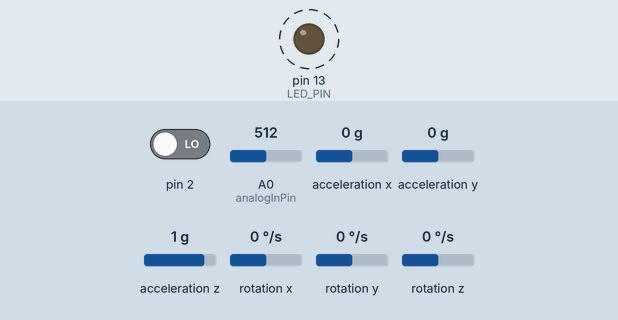
Simulated run of this sketch. Board: Arduino Uno, built with avr-gcc and run on an emulated ATmega328P. On the bench: output pins drawn as LEDs (lit = HIGH). Dashed ring = blinking. Inputs (shaded band) come from the test bench; at power-on: pin 2 LOW, A0 (analogInPin) = 512, acceleration x 0 g, acceleration y 0 g, acceleration z 1 g, rotation x 0 °/s, rotation y 0 °/s, rotation z 0 °/s. The sensor or clock chip raises its interrupt line as the real part does; what the sketch prints to the serial monitor is not drawn.

Above: at 0.57 s.
Timing chart, 0 to 3.5 s (numbered marks = the images above):
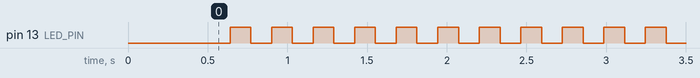

The sketch:

cursor_arduino.ino
```cpp
// I2Cdev and MPU6050 must be installed as libraries, or else the .cpp/.h files
// for both classes must be in the include path of your project
#include "I2Cdev.h"

#include "MPU6050_6Axis_MotionApps20.h"
//#include "MPU6050.h" // not necessary if using MotionApps include file

// Arduino Wire library is required if I2Cdev I2CDEV_ARDUINO_WIRE implementation
// is used in I2Cdev.h
#if I2CDEV_IMPLEMENTATION == I2CDEV_ARDUINO_WIRE
    #include "Wire.h"
#endif

// class default I2C address is 0x68
// specific I2C addresses may be passed as a parameter here
// AD0 low = 0x68 (default for SparkFun breakout and InvenSense evaluation board)
// AD0 high = 0x69
MPU6050 mpu;
//MPU6050 mpu(0x69); // <-- use for AD0 high


// uncomment "OUTPUT_READABLE_YAWPITCHROLL" if you want to see the yaw/
// pitch/roll angles (in degrees) calculated from the quaternions coming
// from the FIFO. Note this also requires gravity vector calculations.
// Also note that yaw/pitch/roll angles suffer from gimbal lock (for
// more info, see: http://en.wikipedia.org/wiki/Gimbal_lock)
#define OUTPUT_READABLE_YAWPITCHROLL


#define LED_PIN 13 // (Arduino is 13, Teensy is 11, Teensy++ is 6)
bool blinkState = false;

// MPU control/status vars
bool dmpReady = false;  // set true if DMP init was successful
uint8_t mpuIntStatus;   // holds actual interrupt status byte from MPU
uint8_t devStatus;      // return status after each device operation (0 = success, !0 = error)
uint16_t packetSize;    // expected DMP packet size (default is 42 bytes)
uint16_t fifoCount;     // count of all bytes currently in FIFO
uint8_t fifoBuffer[64]; // FIFO storage buffer

// orientation/motion vars
Quaternion q;           // [w, x, y, z]         quaternion container
VectorInt16 aa;         // [x, y, z]            accel sensor measurements
VectorInt16 aaReal;     // [x, y, z]            gravity-free accel sensor measurements
VectorInt16 aaWorld;    // [x, y, z]            world-frame accel sensor measurements
VectorFloat gravity;    // [x, y, z]            gravity vector
float euler[3];         // [psi, theta, phi]    Euler angle container
float ypr[3];           // [yaw, pitch, roll]   yaw/pitch/roll container and gravity vector

// packet structure for InvenSense teapot demo
uint8_t teapotPacket[14] = { '$', 0x02, 0,0, 0,0, 0,0, 0,0, 0x00, 0x00, '\r', '\n' };

//Extra variables initialization
float gx, gy, gz=0;
float vx, vy, vz =0;
const int analogInPin = A0;  // Analog input pin that the potentiometer is attached to
int sensorValue = 0;        // value read from the pot
int outputValue = 0;        // value output to the PWM (analog out)
int cnt = 0;
int sensorCum = 0;

// ================================================================
// ===               INTERRUPT DETECTION ROUTINE                ===
// ================================================================

volatile bool mpuInterrupt = false;     // indicates whether MPU interrupt pin has gone high
void dmpDataReady() {
    mpuInterrupt = true;
}


// ================================================================
// ===                      INITIAL SETUP                       ===
// ================================================================

void setup() {
    // join I2C bus (I2Cdev library doesn't do this automatically)
    #if I2CDEV_IMPLEMENTATION == I2CDEV_ARDUINO_WIRE
        Wire.begin();
        TWBR = 24; // 400kHz I2C clock (200kHz if CPU is 8MHz)
    #elif I2CDEV_IMPLEMENTATION == I2CDEV_BUILTIN_FASTWIRE
        Fastwire::setup(400, true);
    #endif

    // initialize serial communication
    // (9600 chosen because it is required for Teapot Demo output, but it's
    // really up to you depending on your project)
    Serial.begin(9600);
    while (!Serial); // wait for Leonardo enumeration, others continue immediately

    // NOTE: 8MHz or slower host processors, like the Teensy @ 3.3v or Ardunio
    // Pro Mini running at 3.3v, cannot handle this baud rate reliably due to
    // the baud timing being too misaligned with processor ticks. You must use
    // 38400 or slower in these cases, or use some kind of external separate
    // crystal solution for the UART timer.

    // initialize device
    //Serial.println(F("Initializing I2C devices..."));
    mpu.initialize();

    // verify connection
    //Serial.println(F("Testing device connections..."));
    //Serial.println(mpu.testConnection() ? F("MPU6050 connection successful") : F("MPU6050 connection failed"));

    // wait for ready
   // Serial.println(F("\nSend any character to begin DMP programming and demo: "));
   //while (Serial.available() && Serial.read()); // empty buffer
   // while (!Serial.available());                 // wait for data
   // while (Serial.available() && Serial.read()); // empty buffer again

    // load and configure the DMP
    //Serial.println(F("Initializing DMP..."));
    devStatus = mpu.dmpInitialize();

    // supply your own gyro offsets here, scaled for min sensitivity
    mpu.setXGyroOffset(220);
    mpu.setYGyroOffset(76);
    mpu.setZGyroOffset(-85);
    mpu.setZAccelOffset(1788); // 1688 factory default for my test chip

    // make sure it worked (returns 0 if so)
    if (devStatus == 0) {
        // turn on the DMP, now that it's ready
        //Serial.println(F("Enabling DMP..."));
        mpu.setDMPEnabled(true);

        // enable Arduino interrupt detection
        //Serial.println(F("Enabling interrupt detection (Arduino external interrupt 0)..."));
        attachInterrupt(0, dmpDataReady, RISING);
        mpuIntStatus = mpu.getIntStatus();

        // set our DMP Ready flag so the main loop() function knows it's okay to use it
        //Serial.println(F("DMP ready! Waiting for first interrupt..."));
        dmpReady = true;

        // get expected DMP packet size for later comparison
        packetSize = mpu.dmpGetFIFOPacketSize();
    } else {
        // ERROR!
        // 1 = initial memory load failed
        // 2 = DMP configuration updates failed
        // (if it's going to break, usually the code will be 1)
        //Serial.print(F("DMP Initialization failed (code "));
        //Serial.print(devStatus);
        //Serial.println(F(")"));
    }

    // configure LED for output
    pinMode(LED_PIN, OUTPUT);
}


// ================================================================
// ===                    MAIN PROGRAM LOOP                     ===
// ================================================================

void loop() {
    // if programming failed, don't try to do anything
    if (!dmpReady) return;

    // wait for MPU interrupt or extra packet(s) available
    while (!mpuInterrupt && fifoCount < packetSize) {
        // other program behavior stuff here
        // .
        // .
        // .
        // if you are really paranoid you can frequently test in between other
        // stuff to see if mpuInterrupt is true, and if so, "break;" from the
        // while() loop to immediately process the MPU data
        // .
        // .
        // .
    }

    // reset interrupt flag and get INT_STATUS byte
    mpuInterrupt = false;
    mpuIntStatus = mpu.getIntStatus();

    // get current FIFO count
    fifoCount = mpu.getFIFOCount();

    // check for overflow (this should never happen unless our code is too inefficient)
    if ((mpuIntStatus & 0x10) || fifoCount == 1024) {
        // reset so we can continue cleanly
        mpu.resetFIFO();
        //Serial.println(F("FIFO overflow!"));

    // otherwise, check for DMP data ready interrupt (this should happen frequently)
    } else if (mpuIntStatus & 0x02) {
        // wait for correct available data length, should be a VERY short wait
        while (fifoCount < packetSize) fifoCount = mpu.getFIFOCount();

        // read a packet from FIFO
        mpu.getFIFOBytes(fifoBuffer, packetSize);

        // track FIFO count here in case there is > 1 packet available
        // (this lets us immediately read more without waiting for an interrupt)
        fifoCount -= packetSize;

        #ifdef OUTPUT_READABLE_YAWPITCHROLL
            // display Euler angles in degrees
            mpu.dmpGetQuaternion(&q, fifoBuffer);
            mpu.dmpGetGravity(&gravity, &q);
            mpu.dmpGetYawPitchRoll(ypr, &q, &gravity);
            gx=ypr[0] * 180/M_PI;
            gy=ypr[1] * 180/M_PI;
            gz=ypr[2] * 180/M_PI;
            vx = (gx)/5;
            vy = (gy)/5;
          //  Serial.print("ypr\t");
            Serial.print(vx);
            Serial.print(" ");
          //  Serial.print("\t");
          //  Serial.println(ypr[1] * 180/M_PI);
          //  Serial.print("\t");
            Serial.print(vy);
            Serial.print(" ");
            delay(120);
        #endif


        // blink LED to indicate activity
        blinkState = !blinkState;
        digitalWrite(LED_PIN, blinkState);
    }
    //delay(10000);
  sensorValue = analogRead(analogInPin);
  sensorCum=sensorCum+sensorValue;
  cnt = cnt + 1 ;
  if(cnt==10)
  {
    cnt = 0;
    //Serial.print("sensor = ");
    Serial.println(sensorValue);
    //Serial.print("\t output = ");
    //Serial.println(outputValue);
    sensorCum = 0;
  }
  //delay(20);

}
```

Measured:
- by itself, pin 13 (LED_PIN): alternates HIGH for 0.13 s and LOW for 0.13 s
